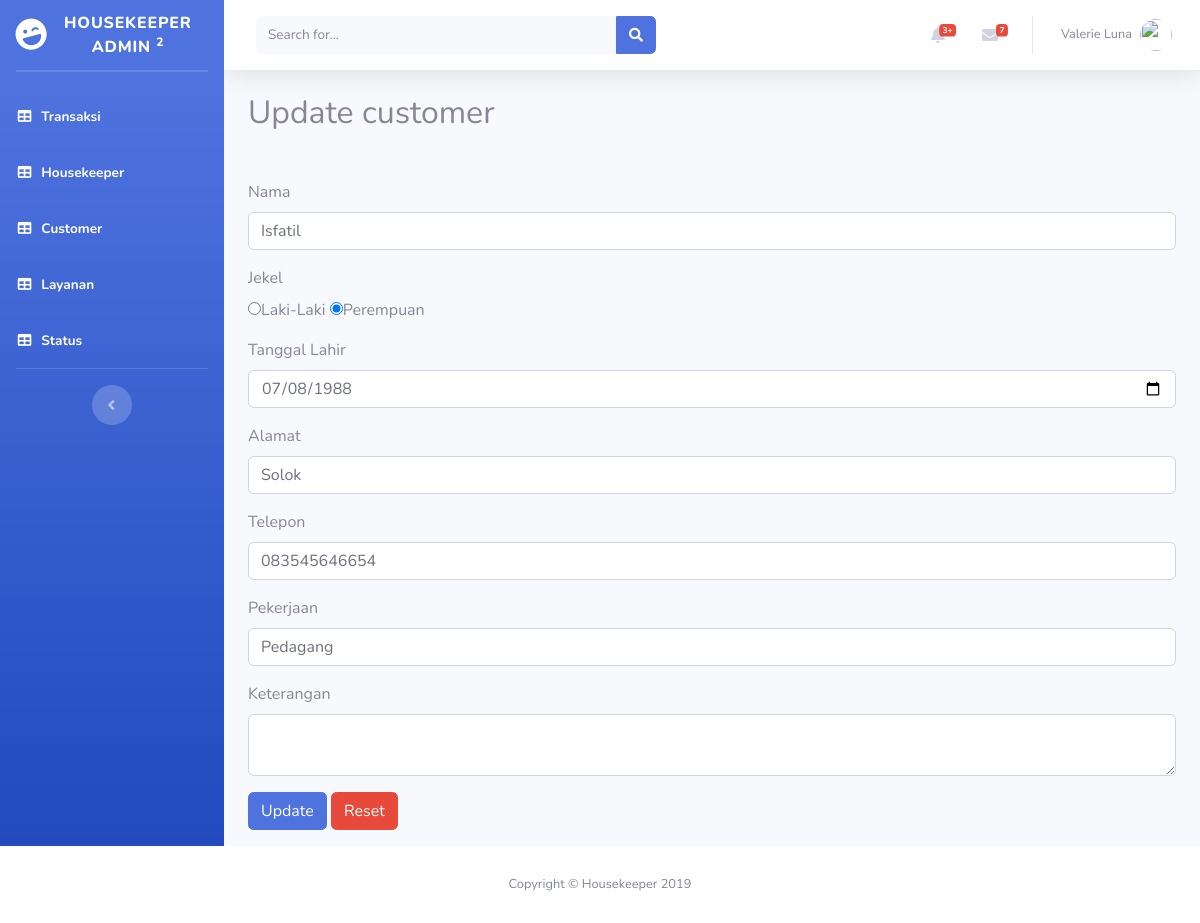
The app's page /admin/customer.php?p=customer&page=update&idcustomer=3 with its own data.
### tables this page shows
CREATE TABLE `customer` (
  `idcustomer` int(11) NOT NULL,
  `nama` varchar(100) NOT NULL,
  `jekel` char(1) NOT NULL,
  `ttl` date NOT NULL,
  `alamat` varchar(100) NOT NULL,
  `telp` varchar(12) NOT NULL,
  `pekerjaan` varchar(100) NOT NULL,
  `keterangan` varchar(100) NOT NULL
);

### admin/customer.php (the view, shortened to what this page needs)
<?php include 'header.php' ?>
<body id="page-top">
  <div id="wrapper">
     <?php include 'sidebar.php'?>
    <div id="content-wrapper" class="d-flex flex-column">
      <div id="content">
      <?php include 'topbar.php'?>
        <div class="container-fluid">
          <?php
        $page = isset($_GET['page'])?$_GET['page']:'list';
        switch ($page) {
      ?>
        <?php
          case 'update':
          include('koneksi.php');
          $ambil = mysqli_query($koneksi,"select * from customer where idcustomer='$_GET[idcustomer]'");
          $data = mysqli_fetch_array($ambil);
        ?>
        <h2>Update customer</h2>
        <form class="form-group mt-5" method="post" action="proses_customer.php?aksi=ubah&idcustomer=<?php echo $data['idcustomer']?>">
    <div class="form-group">
			<label>Nama</label>
			<input type="text" class="form-control" name="nama" value="<?php  echo $data['nama'];?>">
			</div>
			 <div class="form-group">
			<label>Jekel</label><br>
			<input type="radio" name="jekel" value="L"<?php echo $data['jekel']=='L'? 'checked':''?>>Laki-Laki
      <input type="radio" name="jekel" value="P"<?php echo $data['jekel']=='P'? 'checked':''?>>Perempuan
			</div>
      <div class="form-group">
			<label>Tanggal Lahir</label>
			<input type="date" class="form-control"  name="ttl" value="<?php  echo $data['ttl'];?>">
			</div>
      <div class="form-group">
			<label>Alamat</label>
			<input type="text" class="form-control"  name="alamat" value="<?php  echo $data['alamat'];?>">
			</div>
      <div class="form-group">
			<label>Telepon</label>
			<input type="text" class="form-control"  name="telp" value="<?php  echo $data['telp'];?>">
			</div>
      <div class="form-group">
			<label>Pekerjaan</label>
			<input type="text" class="form-control"  name="pekerjaan" value="<?php  echo $data['pekerjaan'];?>">
			</div>
      <div class="form-group">
			<label>Keterangan</label>
			<textarea type="text" class="form-control"  name="keterangan" value="<?php  echo $data['keterangan'];?>"></textarea>
			</div>
		  <div class="form-group">
			 <input type="submit" name="update" value="Update" class="btn btn-primary">
			 <input type="reset" name="reset" value="Reset" class="btn btn-danger">
		</div>
        </form>
        <?php
          break;
          }
        ?>
              </div>
            </div>
          </div>
        </div>
      <?php include 'footer.php'?>
</body>
</html>

### records on screen
customer: nama "Isfatil", jekel "☑", ttl "07/08/1988", alamat "Solok", telp "083545646654", pekerjaan "Pedagang"
